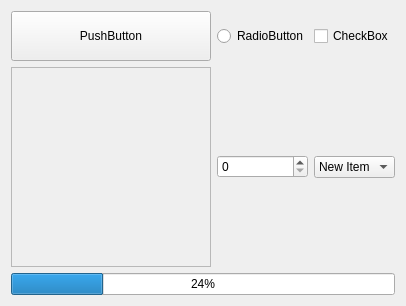
        <widget class="QWidget" name="pageStart">
         <layout class="QGridLayout" name="gridLayout_9">
          <item row="0" column="0">
           <widget class="QPushButton" name="pushButton">
            <property name="minimumSize">
             <size>
              <width>100</width>
              <height>50</height>
             </size>
            </property>
            <property name="text">
             <string>PushButton</string>
            </property>
           </widget>
          </item>
          <item row="0" column="1">
           <widget class="QRadioButton" name="radioButton">
            <property name="text">
             <string>RadioButton</string>
            </property>
           </widget>
          </item>
          <item row="0" column="2">
           <widget class="QCheckBox" name="checkBox">
            <property name="text">
             <string>CheckBox</string>
            </property>
           </widget>
          </item>
          <item row="1" column="0">
           <widget class="QFrame" name="frame">
            <property name="minimumSize">
             <size>
              <width>200</width>
              <height>200</height>
             </size>
            </property>
            <property name="frameShape">
             <enum>QFrame::StyledPanel</enum>
            </property>
            <property name="frameShadow">
             <enum>QFrame::Raised</enum>
            </property>
           </widget>
          </item>
          <item row="1" column="1">
           <widget class="QSpinBox" name="spinBox"/>
          </item>
          <item row="1" column="2">
           <widget class="QComboBox" name="comboBox_2">
            <item>
             <property name="text">
              <string>New Item</string>
             </property>
            </item>
            <item>
             <property name="text">
              <string>New Item</string>
             </property>
            </item>
            <item>
             <property name="text">
              <string>New Item</string>
             </property>
            </item>
            <item>
             <property name="text">
              <string>New Item</string>
             </property>
            </item>
           </widget>
          </item>
          <item row="2" column="0" colspan="3">
           <widget class="QProgressBar" name="progressBar">
            <property name="value">
             <number>24</number>
            </property>
           </widget>
          </item>
         </layout>
        </widget>
